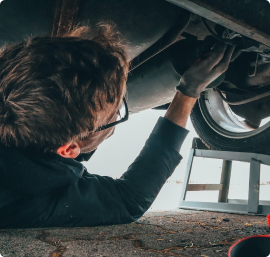
#> input picture rotacao_python/download.jpg, 270 x 257 px
$ python app.py
#> lines starting #> are read from the running program, lines starting #| are printed output that depends on the picture
#> further down, imagem_download is the input picture: shape (257, 270, 3); mean B, G, R 72.9, 72.9, 65.3
import cv2
import numpy as np


def rotacionar (rotacao_image,angulo):
#> called with angulo = 90
    altura, largura = rotacao_image.shape[0], rotacao_image.shape[1]
#> altura = 257; largura = 270
    y,x = altura /2, largura /2
#> y = 128.5; x = 135
    rotacao_matriz = cv2.getRotationMatrix2D((y,x), angulo, 1.0)
    #utilizacao seno e coseno
    coseno = np.abs(rotacao_matriz[0][0])
#> coseno = 6.12e-17
    seno = np.abs(rotacao_matriz[0][1])
#> seno = 1
    #calculo nova altura e largura
    nova_altura = int((altura * seno) + largura * coseno)
#> nova_altura = 257
    nova_largura = int((largura * coseno) + largura * seno)
#> nova_largura = 270
    #criacao da matriz
    rotacao_matriz[0][2] += (nova_largura/2) - x
    rotacao_matriz[1][2] += (nova_altura/2) - y
    #rotacionamento da imagem
    rotacionando_image = cv2.warpAffine (rotacao_image, rotacao_matriz, (nova_largura, nova_altura))
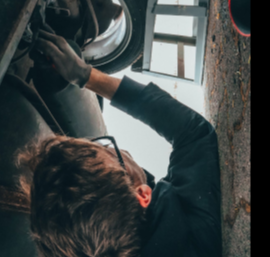
#> rotacionando_image: shape (257, 270, 3); mean B, G, R 69.2, 69.3, 62.5
    return rotacionando_image
#escolha da imagem
imagem_download= cv2.imread("download.jpg", 1)

#definicao do angulo a ser utilizado
Rotacao_Detalhada = rotacionar (imagem_download,90)

#Abertura das 3 telas com a imagem
cv2.imshow("Imagem Normal", imagem_download)
cv2.imshow("Rotação Calculo Complexa", Rotacao_Detalhada)

#fechar a tela com a tecla esc
cv2.waitKey(0)
#fechar todas as telas
cv2.destroyAllWindows()
#Criar uma função em python para rotacionar uma imagem?
